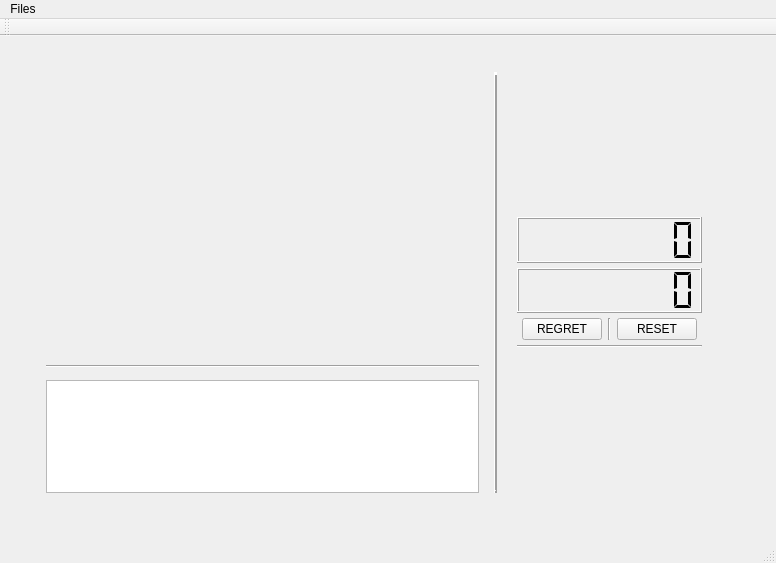
<?xml version="1.0" encoding="UTF-8"?>
<ui version="4.0">
 <class>MainWindow</class>
 <widget class="QMainWindow" name="MainWindow">
  <property name="geometry">
   <rect>
    <x>0</x>
    <y>0</y>
    <width>776</width>
    <height>563</height>
   </rect>
  </property>
  <property name="windowTitle">
   <string>AlphaHex</string>
  </property>
  <property name="windowIcon">
   <iconset>
    <normaloff>alpha.png</normaloff>alpha.png</iconset>
  </property>
  <property name="toolButtonStyle">
   <enum>Qt::ToolButtonTextOnly</enum>
  </property>
  <widget class="QWidget" name="centralWidget">
   <property name="minimumSize">
    <size>
     <width>500</width>
     <height>233</height>
    </size>
   </property>
   <widget class="QWidget" name="layoutWidget">
    <property name="geometry">
     <rect>
      <x>31</x>
      <y>21</y>
      <width>691</width>
      <height>451</height>
     </rect>
    </property>
    <layout class="QHBoxLayout" name="mainLayout" stretch="7,0,3">
     <property name="spacing">
      <number>15</number>
     </property>
     <property name="leftMargin">
      <number>15</number>
     </property>
     <property name="topMargin">
      <number>15</number>
     </property>
     <property name="rightMargin">
      <number>15</number>
     </property>
     <property name="bottomMargin">
      <number>15</number>
     </property>
     <item>
      <layout class="QVBoxLayout" name="leftLayout" stretch="10,1,4">
       <property name="spacing">
        <number>12</number>
       </property>
       <item>
        <widget class="WidgetView" name="boardShow" native="true"/>
       </item>
       <item>
        <widget class="Line" name="line_2">
         <property name="orientation">
          <enum>Qt::Horizontal</enum>
         </property>
        </widget>
       </item>
       <item>
        <widget class="WidgetLog" name="logShow">
         <property name="html">
          <string>&lt;!DOCTYPE HTML PUBLIC &quot;-//W3C//DTD HTML 4.0//EN&quot; &quot;http://www.w3.org/TR/REC-html40/strict.dtd&quot;&gt;
&lt;html&gt;&lt;head&gt;&lt;meta name=&quot;qrichtext&quot; content=&quot;1&quot; /&gt;&lt;style type=&quot;text/css&quot;&gt;
p, li { white-space: pre-wrap; }
&lt;/style&gt;&lt;/head&gt;&lt;body style=&quot; font-family:'Ubuntu'; font-size:11pt; font-weight:400; font-style:normal;&quot;&gt;
&lt;p style=&quot;-qt-paragraph-type:empty; margin-top:0px; margin-bottom:0px; margin-left:0px; margin-right:0px; -qt-block-indent:0; text-indent:0px;&quot;&gt;&lt;br /&gt;&lt;/p&gt;&lt;/body&gt;&lt;/html&gt;</string>
         </property>
        </widget>
       </item>
      </layout>
     </item>
     <item>
      <widget class="Line" name="line">
       <property name="frameShadow">
        <enum>QFrame::Raised</enum>
       </property>
       <property name="lineWidth">
        <number>3</number>
       </property>
       <property name="orientation">
        <enum>Qt::Vertical</enum>
       </property>
      </widget>
     </item>
     <item>
      <layout class="QVBoxLayout" name="rightLayout" stretch="3,1,1,1,0,3">
       <property name="spacing">
        <number>5</number>
       </property>
       <property name="leftMargin">
        <number>5</number>
       </property>
       <property name="topMargin">
        <number>5</number>
       </property>
       <property name="rightMargin">
        <number>5</number>
       </property>
       <property name="bottomMargin">
        <number>5</number>
       </property>
       <item>
        <widget class="WidgetView" name="redLink" native="true"/>
       </item>
       <item>
        <widget class="WidgetLcd" name="lcdRedTime">
         <property name="font">
          <font>
           <kerning>true</kerning>
          </font>
         </property>
         <property name="smallDecimalPoint">
          <bool>false</bool>
         </property>
         <property name="digitCount">
          <number>8</number>
         </property>
         <property name="segmentStyle">
          <enum>QLCDNumber::Flat</enum>
         </property>
        </widget>
       </item>
       <item>
        <widget class="WidgetLcd" name="lcdBlueTime">
         <property name="smallDecimalPoint">
          <bool>false</bool>
         </property>
         <property name="digitCount">
          <number>8</number>
         </property>
         <property name="segmentStyle">
          <enum>QLCDNumber::Flat</enum>
         </property>
        </widget>
       </item>
       <item>
        <layout class="QHBoxLayout" name="horizontalLayout" stretch="1,0,1">
         <property name="leftMargin">
          <number>5</number>
         </property>
         <property name="rightMargin">
          <number>5</number>
         </property>
         <item>
          <widget class="QPushButton" name="regretButton">
           <property name="text">
            <string>REGRET</string>
           </property>
          </widget>
         </item>
         <item>
          <widget class="Line" name="line_5">
           <property name="orientation">
            <enum>Qt::Vertical</enum>
           </property>
          </widget>
         </item>
         <item>
          <widget class="QPushButton" name="resetButton">
           <property name="text">
            <string>RESET</string>
           </property>
          </widget>
         </item>
        </layout>
       </item>
       <item>
        <widget class="Line" name="line_4">
         <property name="orientation">
          <enum>Qt::Horizontal</enum>
         </property>
        </widget>
       </item>
       <item>
        <widget class="WidgetView" name="blueLink" native="true"/>
       </item>
      </layout>
     </item>
    </layout>
   </widget>
  </widget>
  <widget class="QMenuBar" name="menuBar">
   <property name="geometry">
    <rect>
     <x>0</x>
     <y>0</y>
     <width>776</width>
     <height>28</height>
    </rect>
   </property>
   <widget class="QMenu" name="menuFiles">
    <property name="title">
     <string>Files</string>
    </property>
   </widget>
   <addaction name="menuFiles"/>
  </widget>
  <widget class="QToolBar" name="mainToolBar">
   <attribute name="toolBarArea">
    <enum>TopToolBarArea</enum>
   </attribute>
   <attribute name="toolBarBreak">
    <bool>false</bool>
   </attribute>
  </widget>
  <widget class="QStatusBar" name="statusBar"/>
 </widget>
 <layoutdefault spacing="6" margin="11"/>
 <customwidgets>
  <customwidget>
   <class>WidgetView</class>
   <extends>QWidget</extends>
   <header>inc/gui/widget/viewWidget.h</header>
   <container>1</container>
  </customwidget>
  <customwidget>
   <class>WidgetLog</class>
   <extends>QTextBrowser</extends>
   <header>inc/gui/widget/logWidget.h</header>
  </customwidget>
  <customwidget>
   <class>WidgetLcd</class>
   <extends>QLCDNumber</extends>
   <header>inc/gui/widget/lcdWidget.h</header>
  </customwidget>
 </customwidgets>
 <resources/>
 <connections/>
</ui>
